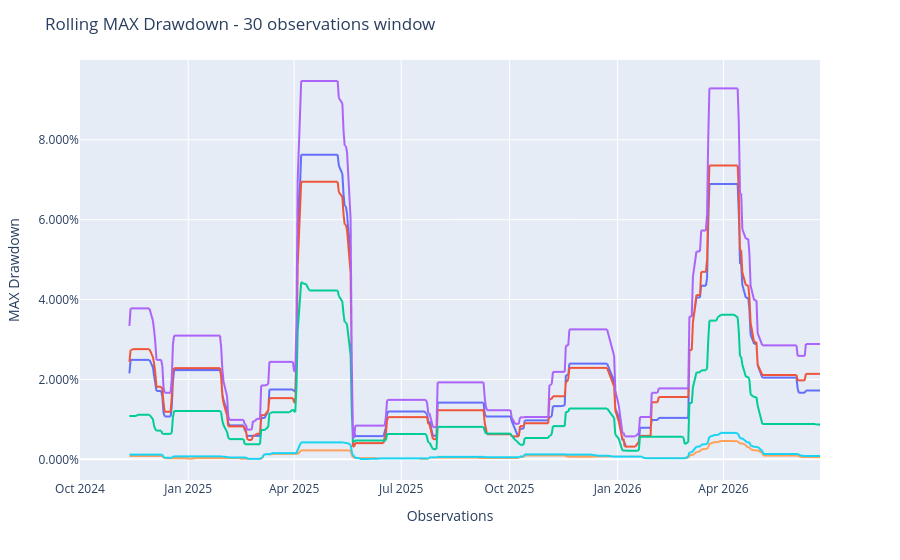

The cell this chart's notebook holds for it:
### Code cell
pop.plot_rolling_measure(RiskMeasure.MAX_DRAWDOWN, window=30)

### Figure 1 — Plotly figure (JSON) as saved in the notebook; plotly's stock layout.template omitted (floating-point values rounded to 4 significant figures; data arrays with more than 128 entries replaced by an {"elided": "..."} marker saying what was removed)
{"data": [{"hovertemplate": "variable=MeanRisk<br>index=%{x}<br>value=%{y}<extra></extra>", "legendgroup": "MeanRisk", "line": {"color": "#636efa", "dash": "solid"}, "marker": {"symbol": "circle"}, "mode": "lines", "name": "MeanRisk", "showlegend": true, "type": "scattergl", "x": {"elided": "428 str values"}, "xaxis": "x", "y": {"elided": "428 float values"}, "yaxis": "y"}, {"hovertemplate": "variable=MaximumDiversification<br>index=%{x}<br>value=%{y}<extra></extra>", "legendgroup": "MaximumDiversification", "line": {"color": "#EF553B", "dash": "solid"}, "marker": {"symbol": "circle"}, "mode": "lines", "name": "MaximumDiversification", "showlegend": true, "type": "scattergl", "x": {"elided": "428 str values"}, "xaxis": "x", "y": {"elided": "428 float values"}, "yaxis": "y"}, {"hovertemplate": "variable=HierarchicalRiskParity<br>index=%{x}<br>value=%{y}<extra></extra>", "legendgroup": "HierarchicalRiskParity", "line": {"color": "#00cc96", "dash": "solid"}, "marker": {"symbol": "circle"}, "mode": "lines", "name": "HierarchicalRiskParity", "showlegend": true, "type": "scattergl", "x": {"elided": "428 str values"}, "xaxis": "x", "y": {"elided": "428 float values"}, "yaxis": "y"}, {"hovertemplate": "variable=EqualWeighted<br>index=%{x}<br>value=%{y}<extra></extra>", "legendgroup": "EqualWeighted", "line": {"color": "#ab63fa", "dash": "solid"}, "marker": {"symbol": "circle"}, "mode": "lines", "name": "EqualWeighted", "showlegend": true, "type": "scattergl", "x": {"elided": "428 str values"}, "xaxis": "x", "y": {"elided": "428 float values"}, "yaxis": "y"}, {"hovertemplate": "variable=SchurComplementary<br>index=%{x}<br>value=%{y}<extra></extra>", "legendgroup": "SchurComplementary", "line": {"color": "#FFA15A", "dash": "solid"}, "marker": {"symbol": "circle"}, "mode": "lines", "name": "SchurComplementary", "showlegend": true, "type": "scattergl", "x": {"elided": "428 str values"}, "xaxis": "x", "y": {"elided": "428 float values"}, "yaxis": "y"}, {"hovertemplate": "variable=HierarchicalEqualRiskContribution<br>index=%{x}<br>value=%{y}<extra></extra>", "legendgroup": "HierarchicalEqualRiskContribution", "line": {"color": "#19d3f3", "dash": "solid"}, "marker": {"symbol": "circle"}, "mode": "lines", "name": "HierarchicalEqualRiskContribution", "showlegend": true, "type": "scattergl", "x": {"elided": "428 str values"}, "xaxis": "x", "y": {"elided": "428 float values"}, "yaxis": "y"}], "layout": {"legend": {"title": {"text": "variable"}, "tracegroupgap": 0}, "margin": {"t": 60}, "showlegend": false, "title": {"text": "Rolling MAX Drawdown - 30 observations window"}, "xaxis": {"anchor": "y", "domain": [0, 1], "title": {"text": "Observations"}}, "yaxis": {"anchor": "x", "domain": [0, 1], "tickformat": ",.3%", "title": {"text": "MAX Drawdown"}}}}
